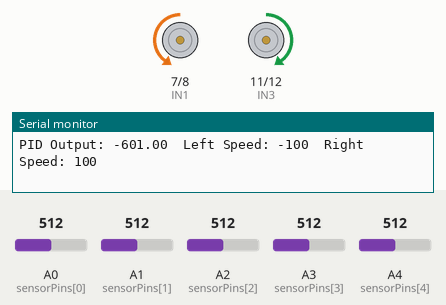
Recording of a sketch running on a simulated Arduino Uno, built with avr-gcc and run on an emulated ATmega328P. Parts: motor-driver pin pairs drawn as motors (green arrow = first pin HIGH = forward, orange = second pin HIGH = backward, longer = more drive, scaled by the enable pin), the last lines printed to the serial monitor. Inputs (shaded band) come from the test bench; at power-on: A2 (sensorPins[2]) = 512, A3 (sensorPins[3]) = 512, A0 (sensorPins[0]) = 512, A1 (sensorPins[1]) = 512, A4 (sensorPins[4]) = 512.

Above: at 4.3 s.
4.4 s: A2 (sensorPins[2]) set to 684
5.9 s: A2 (sensorPins[2]) set to 710
At 7.1 s:
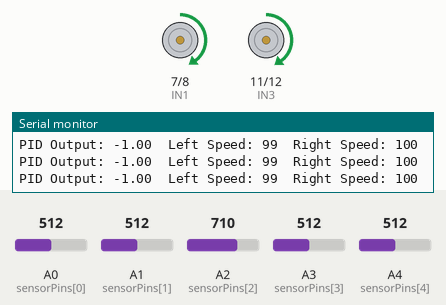
7.4 s: A3 (sensorPins[3]) set to 684
10.4 s: A3 (sensorPins[3]) set to 713
At 11.6 s:
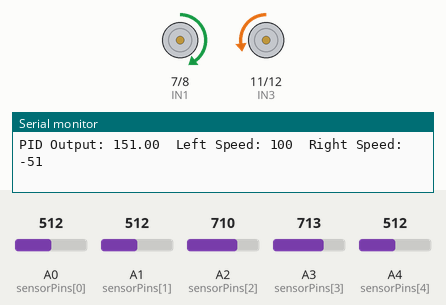
12.0 s: A0 (sensorPins[0]) set to 685
15.0 s: A0 (sensorPins[0]) set to 709
At 15.16 s:
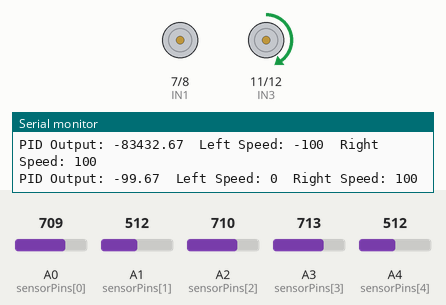
Timing chart, 0 to 17.7 s (numbered marks = the images above; inputs shaded):
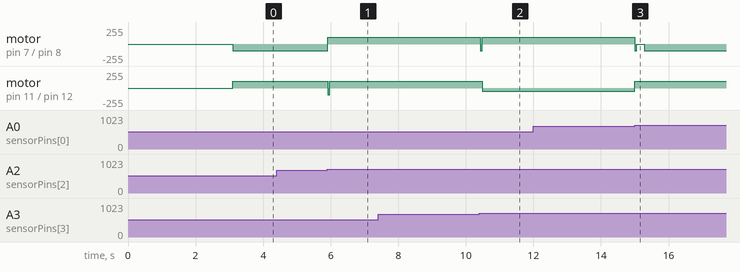

The sketch:

LT_5ch_p03i001d100Millis_24jul17.ino
```cpp
#define extraLeftSensor A0
#define leftSensor A1
#define centerSensor A2
#define rightSensor A3
#define extraRightSensor A4

#define ENA 9
#define IN1 7
#define IN2 8
#define ENB 10
#define IN3 11
#define IN4 12

const int numSensors = 5;
const int sensorPins[numSensors] = {A0, A1, A2, A3, A4};

int baseSpeed = 100;
int maxSpeed = 100;

// PID control variables
float Kp = 0.3;
float Ki = 0.001;
float Kd = 100;
float error = 0;
float lastError = 0;
float integral = 0;

// Sensor thresholds
int blackThreshold = 700;
int whiteThreshold = 300;

// Sharp turn threshold
const int sharpTurnThreshold = 30; // Adjust this value to tune sharp turn sensitivity

int sensorMin[numSensors];
int sensorMax[numSensors];

// Timing variables
unsigned long previousMillis = 0;
const long interval = 10; // 10 milliseconds

// Function prototypes
void calibrateSensors();
bool isOffLine(int sensorValues[]);
void handleOffLine();
void setMotorSpeed(int leftSpeed, int rightSpeed, int pidOutput);
float pidControl(int sensorValues[]);
float calculatePosition(int sensorValues[]);

void setup() {
  Serial.begin(9600);

  for (int i = 0; i < numSensors; i++) {
    pinMode(sensorPins[i], INPUT);
  }

  pinMode(ENA, OUTPUT);
  pinMode(IN1, OUTPUT);
  pinMode(IN2, OUTPUT);
  pinMode(ENB, OUTPUT);
  pinMode(IN3, OUTPUT);
  pinMode(IN4, OUTPUT);

  calibrateSensors();
}

void loop() {
  unsigned long currentMillis = millis();

  if (currentMillis - previousMillis >= interval) {
    // Save the last time you looped
    previousMillis = currentMillis;

    int sensorValues[numSensors];
    for (int i = 0; i < numSensors; i++) {
      sensorValues[i] = analogRead(sensorPins[i]);
    }

    float pidOutput = pidControl(sensorValues);

    int leftMotorSpeed = baseSpeed + pidOutput;
    int rightMotorSpeed = baseSpeed - pidOutput;

    leftMotorSpeed = constrain(leftMotorSpeed, -maxSpeed, maxSpeed);
    rightMotorSpeed = constrain(rightMotorSpeed, -maxSpeed, maxSpeed);

    // Handle off-line case
    if (isOffLine(sensorValues)) {
      handleOffLine();
    } else {
      setMotorSpeed(leftMotorSpeed, rightMotorSpeed, abs(pidOutput));
    }

    Serial.print("PID Output: ");
    Serial.print(pidOutput);
    Serial.print("\tLeft Speed: ");
    Serial.print(leftMotorSpeed);
    Serial.print("\tRight Speed: ");
    Serial.println(rightMotorSpeed);
  }
}

void calibrateSensors() {
  for (int i = 0; i < numSensors; i++) {
    sensorMin[i] = 1023;
    sensorMax[i] = 0;
  }

  unsigned long startTime = millis();
  while (millis() - startTime < 3000) {
    for (int i = 0; i < numSensors; i++) {
      int sensorValue = analogRead(sensorPins[i]);
      if (sensorValue < sensorMin[i]) sensorMin[i] = sensorValue;
      if (sensorValue > sensorMax[i]) sensorMax[i] = sensorValue;
    }
  }

  Serial.println("Calibration results:");
  for (int i = 0; i < numSensors; i++) {
    Serial.print("Sensor ");
    Serial.print(i);
    Serial.print(" min: ");
    Serial.print(sensorMin[i]);
    Serial.print(" max: ");
    Serial.println(sensorMax[i]);
  }
}

float pidControl(int sensorValues[]) {
  float position = calculatePosition(sensorValues);
  error = position - 2000; // Center position is 2000

  integral += error;
  integral = constrain(integral, -1000, 1000); // Prevent integral windup

  float derivative = error - lastError;

  float output = Kp * error + Ki * integral + Kd * derivative;

  lastError = error;

  return output;
}

float calculatePosition(int sensorValues[]) {
  float weightedSum = 0;
  int sum = 0;

  for (int i = 0; i < numSensors; i++) {
    if (sensorValues[i] > blackThreshold) {
      weightedSum += (i * 1000);
      sum++;
    }
  }

  if (sum == 0) {
    return lastError > 0 ? 4000 : 0; // Maintain last direction if off-line
  }

  return weightedSum / sum;
}

bool isOffLine(int sensorValues[]) {
  for (int i = 0; i < numSensors; i++) {
    if (sensorValues[i] > blackThreshold) {
      return false;
    }
  }
  return true;
}

void handleOffLine() {
  if (lastError > 0) {
    // Turn right (sharp turn)
    setMotorSpeed(maxSpeed, -maxSpeed, maxSpeed);
  } else {
    // Turn left (sharp turn)
    setMotorSpeed(-maxSpeed, maxSpeed, maxSpeed);
  }
}

void setMotorSpeed(int leftSpeed, int rightSpeed, int pidOutput) {
  if (pidOutput > sharpTurnThreshold || pidOutput < -sharpTurnThreshold) {
    // Sharp turn: stop or reverse one wheel
    digitalWrite(IN1, leftSpeed > 0 ? HIGH : LOW);
    digitalWrite(IN2, leftSpeed > 0 ? LOW : HIGH);
    analogWrite(ENA, abs(leftSpeed));

    digitalWrite(IN3, rightSpeed > 0 ? HIGH : LOW);
    digitalWrite(IN4, rightSpeed > 0 ? LOW : HIGH);
    analogWrite(ENB, abs(rightSpeed));
  } else {
    // Smooth turn: adjust speeds proportionally
    if (leftSpeed > 0) {
      digitalWrite(IN1, HIGH);
      digitalWrite(IN2, LOW);
      analogWrite(ENA, leftSpeed);
    } else {
      digitalWrite(IN1, LOW);
      digitalWrite(IN2, HIGH);
      analogWrite(ENA, -leftSpeed);
    }

    if (rightSpeed > 0) {
      digitalWrite(IN3, HIGH);
      digitalWrite(IN4, LOW);
      analogWrite(ENB, rightSpeed);
    } else {
      digitalWrite(IN3, LOW);
      digitalWrite(IN4, HIGH);
      analogWrite(ENB, -rightSpeed);
    }
  }
}
```

Measured:
- the behaviour switches between 700 and 701 on A2 (sensorPins[2]) (found by bisection; images 0 and 1)
- the behaviour switches between 700 and 701 on A3 (sensorPins[3]) (found by bisection; images 1 and 2)
- the behaviour switches between 700 and 701 on A0 (sensorPins[0]) (found by bisection; images 2 and 3)
- after the input at 5.9 s, motor on pin 7 (IN1) / pin 8 (IN2): backward 100/255 → forward 99/255 at once; motor on pin 11 (IN3) / pin 12 (IN4): forward 100/255 → backward 100/255 at once, → forward 100/255 0.06 s later
- after the input at 10.4 s, motor on pin 7 (IN1) / pin 8 (IN2): forward 99/255 → forward 100/255 at once; motor on pin 11 (IN3) / pin 12 (IN4): forward 100/255 → backward 50/255 after 0.08 s, → backward 51/255 0.11 s later
- after the input at 15.0 s, motor on pin 7 (IN1) / pin 8 (IN2): forward 100/255 → stopped at once, → backward 100/255 0.27 s later; motor on pin 11 (IN3) / pin 12 (IN4): backward 51/255 → forward 100/255 at once
